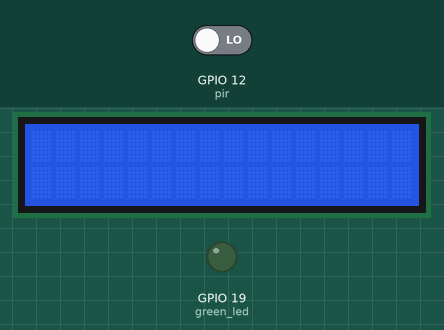
The program below on a simulated Raspberry Pi (BCM pin numbers). Parts: 16×2 character LCD, output pins drawn as LEDs (lit = HIGH). Inputs (shaded band) come from the test bench; at power-on: GPIO 12 (pir) LOW. The clock reads 2024-03-15 10:24:30 at power-on unless the program sets it; camera commands give no picture and take their timeout (5 s if none is given; 1 s for webcam tools); what the program prints to the terminal is not drawn.

Above: at 1.2 s.
1.3 s: GPIO 12 (pir) driven HIGH
At 4.68 s:
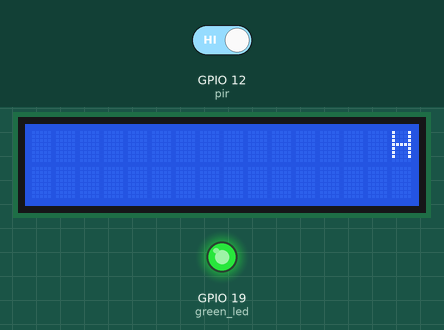
At 5.1 s:
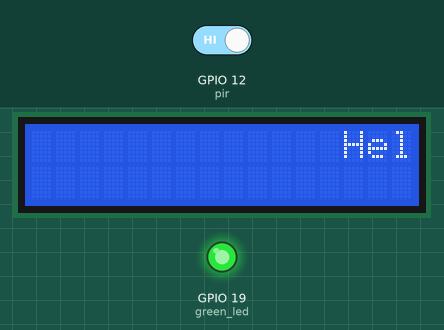
Timing chart, 0 to 16.3 s (numbered marks = the images above; inputs shaded):
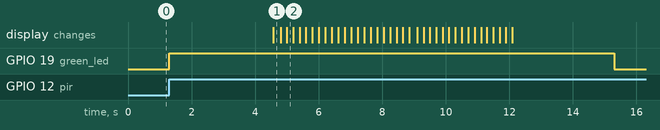

The program:

CMS.py
```python
#!/usr/bin/python3

from gpiozero import MotionSensor, LED
from time import sleep
import os
from datetime import datetime
from signal import signal, SIGTERM, SIGHUP, pause
from rpi_lcd import LCD
from sys import exit

pir = MotionSensor(12)
green_led = LED(19)
lcd = LCD()

def safe_exit(signum, frame):
    lcd.clear()
    exit(1)

signal(SIGTERM, safe_exit)
signal(SIGHUP, safe_exit)

def scroll_text(text, line, width, delay=0.15):
    text = ' ' * width + text + ' ' * width
    for i in range(len(text) - width + 1):
        lcd.text(text[i:i + width], line)
        sleep(delay)

def start_video_stream(filename):
    os.system(f"libcamera-vid -t 3000 --width 640 --height 480 --framerate 30 --inline --nopreview -o {filename} &")

def stop_video_stream():
    os.system("pkill -f 'libcamera-vid'")

def ensure_directory_exists(directory):
    if not os.path.exists(directory):
        os.makedirs(directory)

try:
    video_directory = "/home/diego/Desktop/videos"
    ensure_directory_exists(video_directory)

    while True:
        print("Continue scanning for motion...")
        pir.wait_for_motion()
        print("Motion detected! LED on, video recording started, and scrolling text displayed.")
        green_led.on()

        # Generate a timestamped filename
        filename = os.path.join(video_directory, f"motion_{datetime.now().strftime('%Y%m%d_%H%M%S')}.h264")
        start_video_stream(filename)

        # Start scrolling text
        scroll_text("Hello, Diego Te Veo!!!", 1, 16)  # Adjust width according to your display

        sleep(3)  # LED stays on for 3 seconds
        green_led.off()
        stop_video_stream()

        print(f"LED off and video recording saved to {filename}. Waiting for no motion.")
        pir.wait_for_no_motion()
        print("No motion detected. Scanning for motion again.")
except KeyboardInterrupt:
    pass
finally:
    lcd.clear()
```

Measured:
- after the input at 1.3 s, GPIO 19 (green_led): LOW → HIGH at once, → LOW 14.0 s later; the display: changes after 3.3 s (image 1)
